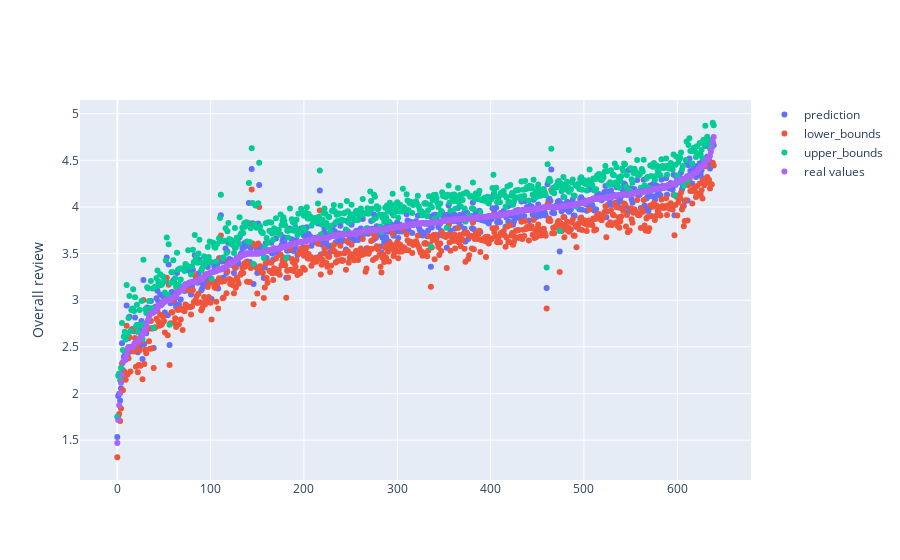

Source (notebook cell):
### Code cell
fig = go.Figure()

fig.add_trace(go.Scatter(
    y=ynewpred2 ,  # y values
    mode='markers',name = "prediction" 
))
fig.add_trace(go.Scatter(
    y=lower_bounds ,  # y values
    mode='markers',name = "lower_bounds"
))
fig.add_trace(go.Scatter(
    y=upper_bounds,  # y values
    mode='markers',name = "upper_bounds"
))
fig.add_trace(go.Scatter(
    y=y_test_copy ,  # y values
    mode='markers',name = "real values"
))


fig.update_layout(
    yaxis=dict(
        title='Overall review'
    ),

)
fig.show()

### Figure 1 — Plotly figure (JSON) as saved in the notebook; plotly's stock layout.template omitted (floating-point values rounded to 4 significant figures; data arrays with more than 128 entries replaced by an {"elided": "..."} marker saying what was removed)
{"data": [{"mode": "markers", "name": "prediction", "type": "scatter", "y": {"elided": "640 float values"}}, {"mode": "markers", "name": "lower_bounds", "type": "scatter", "y": {"elided": "640 float values"}}, {"mode": "markers", "name": "upper_bounds", "type": "scatter", "y": {"elided": "640 float values"}}, {"mode": "markers", "name": "real values", "type": "scatter", "y": {"elided": "640 float values"}}], "layout": {"yaxis": {"title": {"text": "Overall review"}}}}
